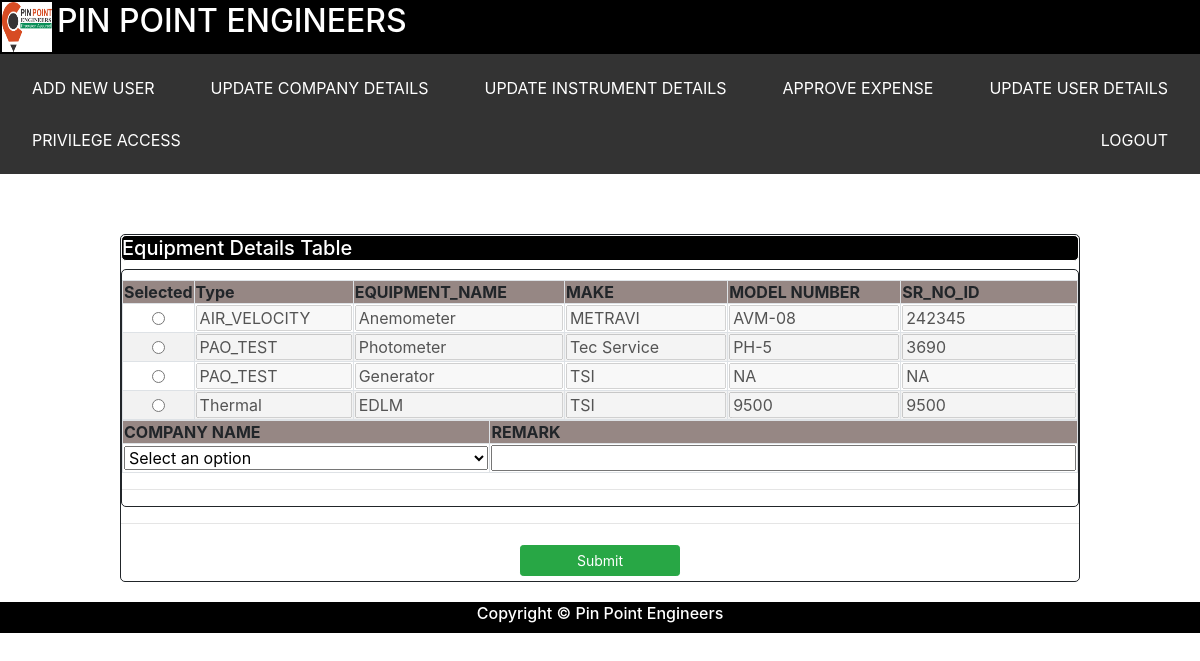
The page /request_instrument (signed in) on the database as committed earlier.
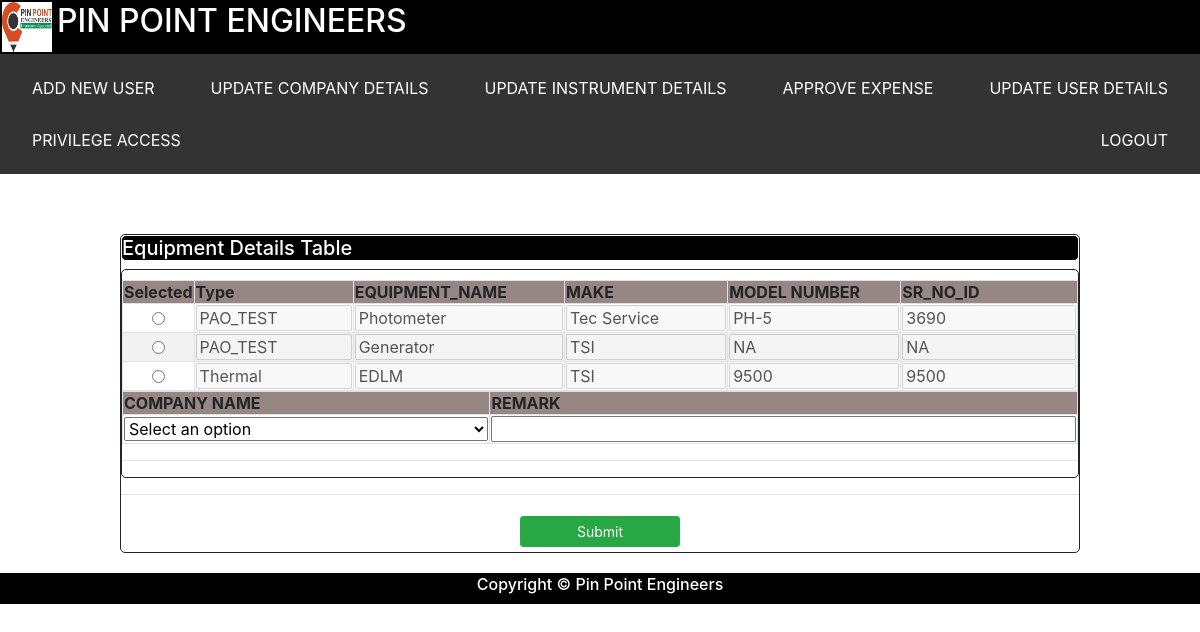
The same page on the database as committed later.
### tables this page shows
CREATE TABLE equipment_master        
            (    Type varchar(255),
                EQUIPMENT_NAME varchar(255),
                MAKE varchar(255),
                MODEL_NUMBER varchar(255),
                SR_NO_ID varchar(255),
                DONE_DATE varchar(255),
                DUE_DATE varchar(255),
                STATUS varchar(255),
                ISSUED_TO varchar(255),
                COMPANY_NAME varchar(255),
                REMARK varchar(255));

### app.py (the view)
@app.route("/request_instrument")
def request_instrument():
    if 'user' in session:
        customer_details  = dbo.get_company_details()
        company_name_list = customer_details.COMPANY_NAME.unique().tolist()
        session_var = session['user']
        role        = session_var["role"]
        equipment_details   = dbo.get_available_equipment()
        equipment_list      = equipment_details.to_dict('records')
        return make_response(render_template('ELOGBOOK/request_instrument.html',
                             equipment_list=equipment_list,company_list=company_name_list, role = role),200)
    return make_response(render_template('LOGIN_PAGE/login.html'),200)

### db_dervices.py (called while the page is built)
    def get_available_equipment(self):
        try:
            stmt = "SELECT * from equipment_master where status='AVAILABLE' OR status='CLOSED'"
            cursor = self.conn.execute(stmt)
            equipment_list = []
            for row in cursor:
                equipment_list.append(list(row))
            equipment_frame = pd.DataFrame(equipment_list,columns = ['Type' ,'EQUIPMENT_NAME' ,'MAKE' ,'MODEL_NUMBER','SR_NO_ID' ,'DONE_DATE' ,'DUE_DATE','STATUS','ISSUED_TO','COMPANY_NAME' ,'REMARK'])
            return equipment_frame
        except Exception as e:
            return e

    def get_company_details(self):
        try:
            stmt = "SELECT * from company_details "
            cursor = self.conn.execute(stmt)
            company_list = []
            for row in cursor:
                company_list.append(list(row))
            company_frame = pd.DataFrame(company_list,columns = ['COMPANY_NAME', 'ADDRESS', 'REPORT_NUMBER'])
            return company_frame
        except Exception as e:
            return e

### templates/ELOGBOOK/request_instrument.html (shortened to what this page needs)
<html>
<head>
	<link rel="stylesheet" type="text/css" href="static/css/bootstrap.min.css">
	<link rel="stylesheet" type="text/css" href="static/css/styles.css">
</head>
<body>
<my-header></my-header>
	<div id="frame_container">
		<h5 id = "container_header">Equipment Details Table</h5>
		<div id="data_frame">
			<div class="frame">
				<div class="sections">
					<table class="code_tbl table-striped table-bordered">
						<tr>
						    <th>Selected</th>
							<th>Type</th>
							<th>EQUIPMENT_NAME</th>
							<th>MAKE</th>
							<th>MODEL NUMBER</th>
							<th>SR_NO_ID</th>
						</tr>
						{% for equipment in equipment_list %}
						<tr>
						    <td><input type="radio" id="{{equipment.SR_NO_ID}}" class="textfield" name="selected_eq" value="{{equipment.SR_NO_ID}}"></td>
							<td><input type="text" name="Type" class="textfield" value="{{equipment.Type}}"disabled ></td>
							<td><input type="text" name="EQUIPMENT_NAME" class="textfield" value="{{equipment.EQUIPMENT_NAME}}" disabled></td>
							<td><input type="text" name="MAKE" class="textfield" value="{{equipment.MAKE}}" disabled></td>
							<td><input type="text" name="MODEL_NUMBER" class="textfield" value="{{equipment.MODEL_NUMBER}}"disabled ></td>
							<td><input type="text" name="SR_NO_ID" class="textfield" value="{{equipment.SR_NO_ID}}" disabled></td>
						</tr>
						{% endfor %}
					</table>
					<table class="table-striped table-bordered">
					<tr>
					     <th>COMPANY NAME</th>
					      <th>REMARK</th>
					</tr>
					    <tr>
						    <td>
							<select class="textfield" name="company_name" id="company_name" style="width:100%">
							<option value="" selected>Select an option</option>
							</select>
							</td>
							<td><input type="text" name="remark" id="remark" class="textfield" value=""></td>
						</tr>
					</table>
					<hr size="10">
				</div>
			</div>
		</div>
		<hr size="10">
		<div id="action_row">
			<button id="submit_button" type="submit" class="btn btn-sm btn-success col-sm-2" onclick="request_instrument()">Submit</button>
		</div>
	</div>
<my-footer></my-footer>
</body>
</html>

Rows that differ between the two databases and show on the page:
no longer on this page (row edited): equipment_master: Type "AIR_VELOCITY", EQUIPMENT_NAME "Anemometer", MAKE "METRAVI", MODEL_NUMBER "AVM-08", SR_NO_ID "242345"
